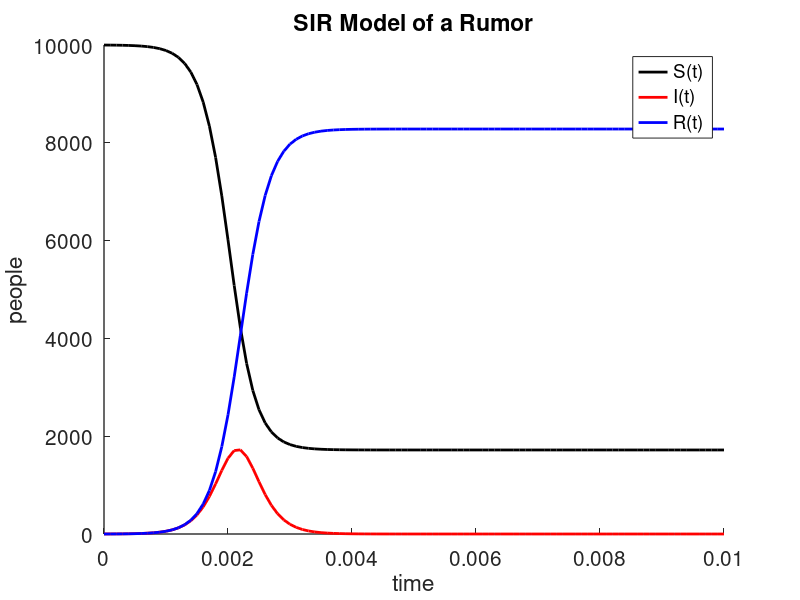

MATLAB code for this plot:
% Computes and plots solution curves for the SIR model of a rumor 
% using Euler's method.

%% Initialize parameters and functions

N = 10000;      % population
T = 0.01;       % total time

% Probabilities should be in [0, 1]
alpha = 0.5;    % spreading coefficient
beta = 0.5;     % quashing coefficient

h = 0.0001;     % step size for Euler's method

% System of differential equations
Sprime = @(S, I, R)(-S*I);
Iprime = @(S, I, R)(alpha*S*I - beta*I*(I + R));
Rprime = @(S, I, R)((1-alpha)*S*I + beta*I*(I + R));

% Initial condition
I1 = 1;

%% Compute solutions

npts = T/h + 1;

S = zeros(npts, 1);
I = zeros(npts, 1);
R = zeros(npts, 1);

S(1) = N - I1;
I(1) = I1;
R(1) = 0;

for ii=2:npts
    S(ii) = S(ii-1) + h*Sprime(S(ii-1), I(ii-1), R(ii-1));
    I(ii) = I(ii-1) + h*Iprime(S(ii-1), I(ii-1), R(ii-1));
    R(ii) = R(ii-1) + h*Rprime(S(ii-1), I(ii-1), R(ii-1));
end

%% Plot solution curves

tt = linspace(0, T, npts);

clf;

hold all;

set(gca, 'FontSize', 15, 'LineWidth', 1);

plot(tt, S, 'k', 'LineWidth', 2);
plot(tt, I, 'r', 'LineWidth', 2);
plot(tt, R, 'b', 'LineWidth', 2);

axis([0, T, 0, N]);
title('SIR Model of a Rumor');
xlabel('time');
ylabel('people');
legend('S(t)', 'I(t)', 'R(t)');

hold off;